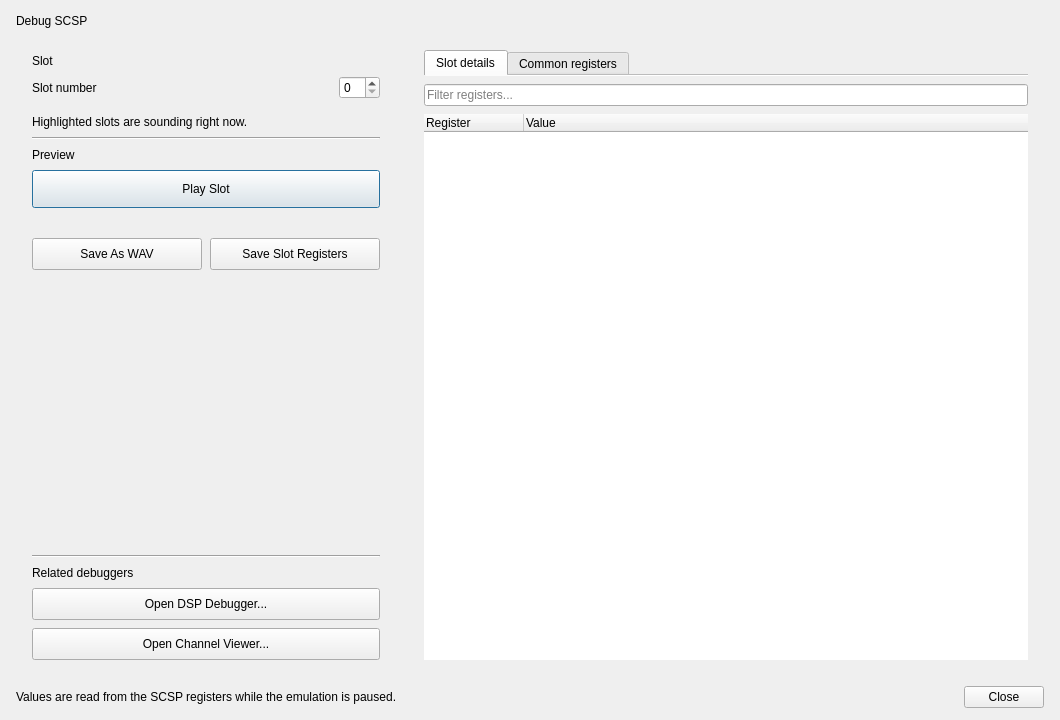
<?xml version="1.0" encoding="UTF-8"?>
<ui version="4.0">
 <class>UIDebugSCSP</class>
 <widget class="QDialog" name="UIDebugSCSP">
  <property name="geometry"><rect><x>0</x><y>0</y><width>1060</width><height>720</height></rect></property>
  <property name="windowTitle"><string>Debug SCSP</string></property>
  <layout class="QVBoxLayout" name="vlMain">
   <property name="leftMargin"><number>16</number></property><property name="topMargin"><number>14</number></property><property name="rightMargin"><number>16</number></property><property name="bottomMargin"><number>12</number></property><property name="spacing"><number>12</number></property>
   <item><layout class="QHBoxLayout" name="hlHeader"><property name="leftMargin"><number>0</number></property><property name="topMargin"><number>0</number></property><property name="rightMargin"><number>0</number></property><property name="bottomMargin"><number>0</number></property><property name="spacing"><number>8</number></property><item><widget class="QLabel" name="lTitle"><property name="text"><string>Debug SCSP</string></property></widget></item><item><spacer name="sp_hd"><property name="orientation"><enum>Qt::Horizontal</enum></property><property name="sizeHint" stdset="0"><size><width>0</width><height>0</height></size></property></spacer></item><item><widget class="QLabel" name="lChipSlot"><property name="text"><string></string></property></widget></item><item><widget class="QLabel" name="lChipEmu"><property name="text"><string></string></property></widget></item></layout></item>
   <item><layout class="QHBoxLayout" name="hlBody"><property name="leftMargin"><number>0</number></property><property name="topMargin"><number>0</number></property><property name="rightMargin"><number>0</number></property><property name="bottomMargin"><number>0</number></property><property name="spacing"><number>12</number></property><item><widget class="QFrame" name="panelLeft"><property name="minimumSize"><size><width>340</width><height>0</height></size></property><property name="maximumSize"><size><width>380</width><height>16777215</height></size></property><layout class="QVBoxLayout" name="vlLeft"><property name="leftMargin"><number>16</number></property><property name="topMargin"><number>14</number></property><property name="rightMargin"><number>16</number></property><property name="bottomMargin"><number>14</number></property><property name="spacing"><number>8</number></property><item><widget class="QLabel" name="lSlotTitle"><property name="text"><string>Slot</string></property></widget></item><item><layout class="QHBoxLayout" name="hlSlotNum"><property name="leftMargin"><number>0</number></property><property name="topMargin"><number>0</number></property><property name="rightMargin"><number>0</number></property><property name="bottomMargin"><number>0</number></property><property name="spacing"><number>8</number></property><item><widget class="QLabel" name="lSlotNumber"><property name="text"><string>Slot number</string></property></widget></item><item><spacer name="sp_sn"><property name="orientation"><enum>Qt::Horizontal</enum></property><property name="sizeHint" stdset="0"><size><width>0</width><height>0</height></size></property></spacer></item><item><widget class="QSpinBox" name="sbSlotNumber"><property name="minimum"><number>0</number></property><property name="maximum"><number>31</number></property></widget></item></layout></item><item><widget class="QWidget" name="wSlotGrid"><layout class="QGridLayout" name="glSlots"><property name="leftMargin"><number>0</number></property><property name="topMargin"><number>0</number></property><property name="rightMargin"><number>0</number></property><property name="bottomMargin"><number>0</number></property><property name="spacing"><number>4</number></property></layout></widget></item><item><widget class="QLabel" name="lSlotLegend"><property name="text"><string>Highlighted slots are sounding right now.</string></property><property name="wordWrap"><bool>true</bool></property></widget></item><item><widget class="QFrame" name="lineSep1"><property name="frameShape"><enum>QFrame::HLine</enum></property><property name="frameShadow"><enum>QFrame::Sunken</enum></property></widget></item><item><widget class="QLabel" name="lPreviewTitle"><property name="text"><string>Preview</string></property></widget></item><item><widget class="QPushButton" name="pbPlaySlot"><property name="text"><string>Play Slot</string></property><property name="minimumSize"><size><width>0</width><height>38</height></size></property><property name="sizePolicy"><sizepolicy hsizetype="Expanding" vsizetype="Fixed"><horstretch>0</horstretch><verstretch>0</verstretch></sizepolicy></property><property name="cursor"><cursorShape>PointingHandCursor</cursorShape></property></widget></item><item><widget class="QLabel" name="lPlayStatus"><property name="text"><string></string></property><property name="wordWrap"><bool>true</bool></property></widget></item><item><layout class="QHBoxLayout" name="hlSave"><property name="leftMargin"><number>0</number></property><property name="topMargin"><number>0</number></property><property name="rightMargin"><number>0</number></property><property name="bottomMargin"><number>0</number></property><property name="spacing"><number>8</number></property><item><widget class="QPushButton" name="pbSaveAsWav"><property name="text"><string>Save As WAV</string></property><property name="minimumSize"><size><width>0</width><height>32</height></size></property><property name="sizePolicy"><sizepolicy hsizetype="Expanding" vsizetype="Fixed"><horstretch>0</horstretch><verstretch>0</verstretch></sizepolicy></property><property name="cursor"><cursorShape>PointingHandCursor</cursorShape></property></widget></item><item><widget class="QPushButton" name="pbSaveSlotRegisters"><property name="text"><string>Save Slot Registers</string></property><property name="minimumSize"><size><width>0</width><height>32</height></size></property><property name="sizePolicy"><sizepolicy hsizetype="Expanding" vsizetype="Fixed"><horstretch>0</horstretch><verstretch>0</verstretch></sizepolicy></property><property name="cursor"><cursorShape>PointingHandCursor</cursorShape></property></widget></item></layout></item><item><spacer name="sp_left"><property name="orientation"><enum>Qt::Vertical</enum></property><property name="sizeHint" stdset="0"><size><width>0</width><height>0</height></size></property></spacer></item><item><widget class="QFrame" name="lineSep2"><property name="frameShape"><enum>QFrame::HLine</enum></property><property name="frameShadow"><enum>QFrame::Sunken</enum></property></widget></item><item><widget class="QLabel" name="lRelatedTitle"><property name="text"><string>Related debuggers</string></property></widget></item><item><widget class="QPushButton" name="pbOpenDSPDebugger"><property name="text"><string>Open DSP Debugger...</string></property><property name="minimumSize"><size><width>0</width><height>32</height></size></property><property name="sizePolicy"><sizepolicy hsizetype="Expanding" vsizetype="Fixed"><horstretch>0</horstretch><verstretch>0</verstretch></sizepolicy></property><property name="cursor"><cursorShape>PointingHandCursor</cursorShape></property><property name="toolTip"><string>Open the SCSP DSP debugger (program, registers, breakpoints, single-step)</string></property></widget></item><item><widget class="QPushButton" name="pbOpenChannelViewer"><property name="text"><string>Open Channel Viewer...</string></property><property name="minimumSize"><size><width>0</width><height>32</height></size></property><property name="sizePolicy"><sizepolicy hsizetype="Expanding" vsizetype="Fixed"><horstretch>0</horstretch><verstretch>0</verstretch></sizepolicy></property><property name="cursor"><cursorShape>PointingHandCursor</cursorShape></property><property name="toolTip"><string>Open the live 32-slot envelope and mute viewer</string></property></widget></item></layout></widget></item><item><widget class="QFrame" name="panelRight"><layout class="QVBoxLayout" name="vlRight"><property name="leftMargin"><number>16</number></property><property name="topMargin"><number>10</number></property><property name="rightMargin"><number>16</number></property><property name="bottomMargin"><number>14</number></property><item><widget class="QTabWidget" name="tabInfo"><property name="documentMode"><bool>true</bool></property><widget class="QWidget" name="tabSlot"><attribute name="title"><string>Slot details</string></attribute><layout class="QVBoxLayout" name="vlTabSlot"><property name="leftMargin"><number>0</number></property><property name="topMargin"><number>8</number></property><property name="rightMargin"><number>0</number></property><property name="bottomMargin"><number>0</number></property><property name="spacing"><number>8</number></property><item><widget class="QLineEdit" name="leFilter"><property name="placeholderText"><string>Filter registers...</string></property><property name="clearButtonEnabled"><bool>true</bool></property></widget></item><item><widget class="QTreeWidget" name="twSlotInfo"><property name="alternatingRowColors"><bool>true</bool></property><property name="rootIsDecorated"><bool>true</bool></property><property name="uniformRowHeights"><bool>true</bool></property><property name="frameShape"><enum>QFrame::NoFrame</enum></property><property name="selectionBehavior"><enum>QAbstractItemView::SelectRows</enum></property><property name="editTriggers"><set>QAbstractItemView::NoEditTriggers</set></property><column><property name="text"><string>Register</string></property></column><column><property name="text"><string>Value</string></property></column></widget></item></layout></widget><widget class="QWidget" name="tabCommon"><attribute name="title"><string>Common registers</string></attribute><layout class="QVBoxLayout" name="vlTabCommon"><property name="leftMargin"><number>0</number></property><property name="topMargin"><number>8</number></property><property name="rightMargin"><number>0</number></property><property name="bottomMargin"><number>0</number></property><item><widget class="QTreeWidget" name="twCommonInfo"><property name="alternatingRowColors"><bool>true</bool></property><property name="rootIsDecorated"><bool>true</bool></property><property name="uniformRowHeights"><bool>true</bool></property><property name="frameShape"><enum>QFrame::NoFrame</enum></property><property name="selectionBehavior"><enum>QAbstractItemView::SelectRows</enum></property><property name="editTriggers"><set>QAbstractItemView::NoEditTriggers</set></property><column><property name="text"><string>Register</string></property></column><column><property name="text"><string>Value</string></property></column></widget></item></layout></widget></widget></item></layout></widget></item></layout></item>
   <item><layout class="QHBoxLayout" name="hlFooter"><property name="leftMargin"><number>0</number></property><property name="topMargin"><number>0</number></property><property name="rightMargin"><number>0</number></property><property name="bottomMargin"><number>0</number></property><property name="spacing"><number>8</number></property><item><widget class="QLabel" name="lFootNote"><property name="text"><string>Values are read from the SCSP registers while the emulation is paused.</string></property></widget></item><item><spacer name="sp_ft"><property name="orientation"><enum>Qt::Horizontal</enum></property><property name="sizeHint" stdset="0"><size><width>0</width><height>0</height></size></property></spacer></item><item><widget class="QDialogButtonBox" name="dbbButtons"><property name="standardButtons"><set>QDialogButtonBox::Close</set></property></widget></item></layout></item>
  </layout>
 </widget>
 <resources/>
 <connections>
  <connection><sender>dbbButtons</sender><signal>rejected()</signal><receiver>UIDebugSCSP</receiver><slot>reject()</slot></connection>
 </connections>
</ui>
